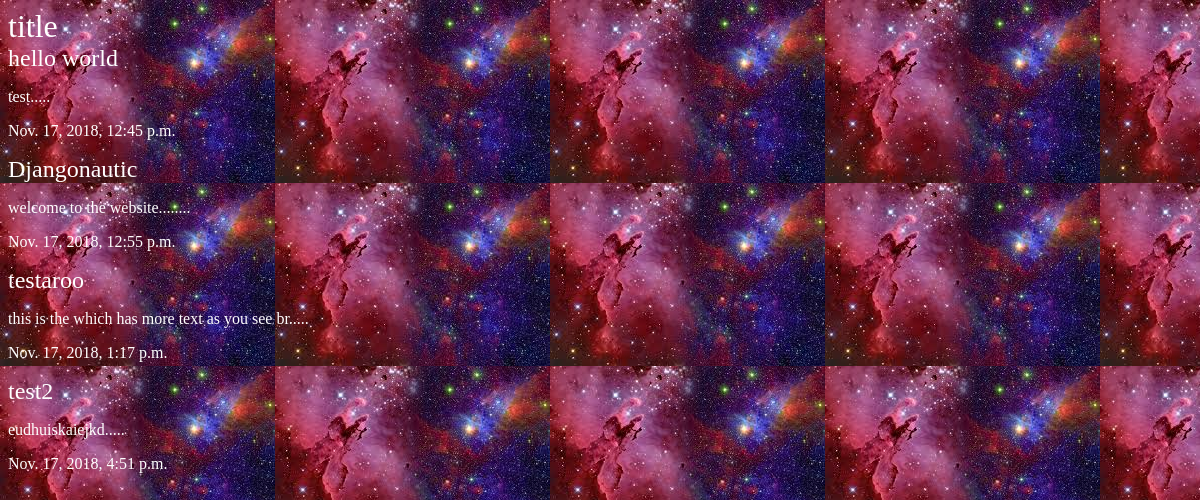
The app's page /articles/ with its own data.
### articles/models.py (models this page shows, shortened)
class Article(models.Model):
    title = models.CharField(max_length=100)
    slug = models.SlugField()
    body = models.TextField()
    date = models.DateTimeField(auto_now_add=True)
    thumb = models.ImageField(default="default.png",blank=True)
    thumb_pdf = models.FileField(default="default2.pdf", blank=True)
    def s(self):
        return self.body[:50] + '.....'

### articles/views.py (the view)
def article_list(request):
    articles = Article.objects.all()
    return render(request,'articles/article_list.html', {'articles':articles})

### articles/templates/articles/article_list.html (shortened to what this page needs)
{% load static from staticfiles %}
<!DOCTYPE html>
<html>
    <head>
        <link rel="stylesheet" href="{% static 'styles.css' %}">
    </head>
    <body>
    <h1><a href="{% url 'articles:list' %}">title</a></h1>
    <div class="articles">
        {% for article in articles %}
        <div class="article">
            <h2><a href="{% url 'articles:detail' slug=article.slug %}">{{ article.title }}</a></h2>
            <p>{{ article.s }}</p>
            <p>{{ article.date }}</p>
        </div>
        {% endfor %}
    </div>
    </body>
</html>

### assets/styles.css (style rules this page uses)
body { background-color: #0f121f; background-image: url(stars.png); background-repeat-y: no-repeat; color: #fff; }
body * { font-family: Ubuntu; }
h1,h2,h3,h4,h5 { font-weight: normal; margin: 0; }
a, a:hover, a.visited { color: #fff; text-decoration: none; }

### records on screen
Article: title "hello world", s "test.....", date "Nov. 17, 2018, 12:45 p.m."
Article: title "Djangonautic", s "welcome to the website........", date "Nov. 17, 2018, 12:55 p.m."
Article: title "testaroo", s "this is the which has more text as you see br.....", date "Nov. 17, 2018, 1:17 p.m."
Article: title "test2", s "eudhuiskaiejkd.....", date "Nov. 17, 2018, 4:51 p.m."
